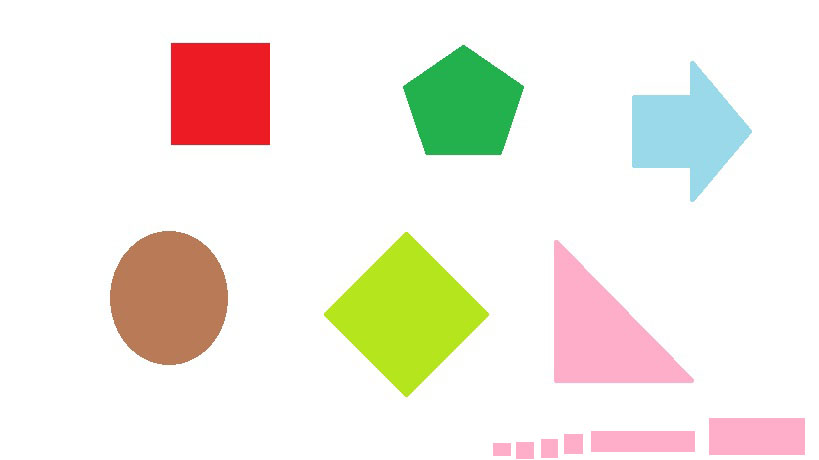
//> input picture 11_Ccolored_Object_detection/11.ColorBox1.jpg, 819 x 460 px
$ ./12colUndstd.CPP ../11_Ccolored_Object_detection/11.ColorBox1.jpg   (built with g++ and OpenCV 4)
//> lines starting //> are read from the running program, lines starting //| are printed output that depends on the picture; after the words box and inside, x2 and y2 are one past the last pixel; in counts of white or black regions, pixels touching at a corner belong together
#include "opencv2\opencv.hpp"
#include <iostream>
#include <list>

using namespace std;
using namespace cv;

/*
	176<= Red <=180
	63 <= Green <= 72
	93 <= skyBlue <= 99
	165 <= Pink <= 171
	36 <= lightGreen <= 39
	9 <= Brown <= 13
*/
void getBlackAndWhiteImageOfObject(Mat &rgbCol,Mat &black)  //retruns half sized b&w image of particular object
{
	//splitting the hsv planes and displaying conntent of each planes
	Mat hsv;
	cvtColor(rgbCol,hsv,CV_BGR2HSV);//7th video lecture

	Mat smallHSV;
	resize(hsv,smallHSV,Size((hsv.cols)/2,(hsv.rows)/2));
	hsv.release();

	vector<Mat> planes;//5th video lecture
	split(smallHSV,planes);	//planes will have h,s,v matrix

	black.create(smallHSV.rows,smallHSV.cols,CV_8U);// black holds image with only specific coloured object
	black.setTo((uchar)0);
	//this loop calulates a presence of particular hue object in the image
	for(int i=0;i<smallHSV.rows;i++)
	{
		uchar* x = planes[0].ptr<uchar>(i);
		for(int j=0;j<smallHSV.cols;j++)
		{
			int t=(int)x[j];
			if(t >= 165 && t<= 171){ //h>174 coorresponds to red colored object
				black.at<uchar>(i,j) = (uchar)255;
			}
		}
	}

}

void removeDisjointSetFromBlackAndWhiteImage(Mat &black)
{
	//we need to use 2 pass method for connected component test
	Mat blackCopy(black.rows,black.cols,CV_32FC1);  //this will contain the final connected component colored object
	blackCopy.setTo(0);

	//first pass
	float setNumber=1;  //keeps the set Number( for each set in one row setNumber increments,so each set in a row gets different number)
	for(int i=0;i<black.rows;i++)
	{
		uchar* x = black.ptr<uchar>(i);   // used for accessing
		float* y = blackCopy.ptr<float>(i);    // used for setting
		for(int j=0;j<black.cols;j++)
		{
			if((int)x[j] == 255 )      //x[j] is 255 for particular hue value that you have choosen
			{
				if((j==0) || (y[j-1] == setNumber))  //if (y[j-1] == setNumber) is 1, refers jth and (j-1) elements are neibhour else not neighbour
				{
					y[j] = setNumber;
				}
				else
				{
					setNumber++;
					y[j] = setNumber;
				}
			}
		}
	}


	//second pass
	Mat a(1,100,CV_32FC1);    //a holds the number of pixels of same number
						//as we are interested in max number of pixel number, we can avoid identifying less numbered pixel number
	a.setTo(0);
	float* aRow = a.ptr<float>(0);
	for(int row=1; row<blackCopy.rows; row++)
	{
		float* x = blackCopy.ptr<float>(row);//present row
		for(int col = 0; col<blackCopy.cols; col++)
		{
			if(x[col] != 0)//checking for nonzero content in rows
			{
					float* y = blackCopy.ptr<float>(row-1);//y point to previous row of x
					if(col != 0)//column should not be zeroth column
					{
						if(y[col] != 0)
						{
							float t = y[col];
							x[col] = t;
							aRow[(int)t]++;
						}
						else if(y[col - 1] != 0)
						{
							float t = y[col-1];
							x[col] = t;
							aRow[(int)t]++;
						}
						else if(x[col - 1] != 0)
						{
							float t = x[col-1];
							x[col] = t;
							aRow[(int)t]++;
						}
						else {}
					}
					else
					{
						if(y[col] != 0)
						{
							float t = y[col];
							x[col] = t;
							aRow[(int)t]++;
						}
					}
			}
		}
		cout<<endl;
	}
	int max=0;     //max variable holds max number of connected component
	int maxI=0;		//maxI variable holds max pixel number of connected component
	for(int i=0;i<a.cols;i++)  // printing pixel number and its number of occurence
	{
		if(aRow[i] != 0)
		{
			cout<<"i="<<i<<" a[i]="<<aRow[i]<<endl;
			if(aRow[i]>max)
			{
				max=aRow[i];
				maxI=i;
			}
		}
	}
	cout<<"maxI="<<maxI<<" max="<<max;

	//now change the black variable content
	//replace every other pixel to 0 except maxI.replace maxI to 255
	for(int row=0; row<black.rows; row++)
	{
		uchar* x = black.ptr<uchar>(row);
		float* y = blackCopy.ptr<float>(row);
		for(int col = 0; col<black.cols; col++)
		{
			if((int)y[col] == maxI)
			{
				x[col] = (uchar)255;
			}
			else
			{
				x[col] = 0;
			}
		}
	}

}


void getContourImageOfObject(Mat &rgbCol,Mat &contour)  // retrurns the counter of particular object.size is same as original rgb image
{
	Mat black;
	getBlackAndWhiteImageOfObject(rgbCol,black);
	/*namedWindow("me");
	imshow("me",black);*/


	//try to get the small size of particular object using erosion
	Mat blackEroded;
	Mat structElement = Mat::ones(5,5,CV_8UC1);
	erode(black,blackEroded,structElement,Point(-1,-1),1);
	dilate(blackEroded,blackEroded,structElement,Point(-1,-1),1);//now blackEroded matrix will not have stray white pixel
	blackEroded.copyTo(black);    //update black matrix with unwanted white pixel removed from old black matrix

	//a connected component analysis removes all disjoint sets except the color that is intedded
	removeDisjointSetFromBlackAndWhiteImage(black);
	black.copyTo(blackEroded);

	structElement = Mat::ones(3,3,CV_8UC1);
	erode(blackEroded,blackEroded,structElement,Point(-1,-1),2);
	structElement.release();
	/*namedWindow("me3");
	imshow("me3",blackEroded)*/;

	//try to get contour of the object
	Mat finalBlack;
	subtract(black,blackEroded,finalBlack);  //get boundary by sudbtraction with eroded image
	black.release();
	blackEroded.release();
	//namedWindow("me3");
	//imshow("me3",finalBlack);


	//resize the contour to fit the original object
	resize(finalBlack,contour,Size(),2,2,CV_INTER_CUBIC);
	/*namedWindow("me4");
	imshow("me4",contour);*/

}


void addContourToOriginalImage(Mat& rgbCol,Mat& contour,Mat& final)
{
	//to access r,g,b content to make black backgound around object
	vector<Mat> rgbPlanes;//this will constitute b,g,r planes
	split(rgbCol,rgbPlanes);

	//create contour to be black in original RGB image
	for(int i=0;i<rgbCol.rows;i++)
	{
		uchar* y = contour.ptr<uchar>(i);    //y will have access to i th row of contour matrix
		for(int j=0;j<rgbCol.cols;j++)
		{
			int t=(int)y[j];    //get (i,j)th element in t of contour matrix

			//int f=(int)x[j];       //f holds hue of individual pixel
			if(t>250 )      //to check presence of white marker in contour Matrix and color same we wished to find out
			{
				uchar* x = rgbPlanes[0].ptr<uchar>(i); // x now points b plane
				x[j] = 0;
				x = rgbPlanes[1].ptr<uchar>(i);     // x now points g plane
				x[j] = 0;
				x = rgbPlanes[2].ptr<uchar>(i);     // x now points r plane
				x[j] = 0;
			}
		}
	}
	merge(rgbPlanes,final);//merging r,g,b planes
}

int main(int argc,char** argv)
{
	if(argc < 2)
	{
		cout<<"fewer argument";
		return -1;
	}
	Mat rgbCol = imread(argv[1],1);
//> rgbCol is the input picture: 460 rows x 819 cols, CV_8UC3; mean B, G, R 227.7, 236.8, 241.3
	if(!rgbCol.data)
	{
		cout<<"image read is error";
		return -1;
	}

	namedWindow("Initial");
	imshow("Initial",rgbCol);

	Mat contour;
	getContourImageOfObject(rgbCol,contour);
//> in getBlackAndWhiteImageOfObject, `cvtColor(rgbCol,hsv,CV_BGR2HSV);`: hsv: 460 rows x 819 cols, CV_8UC3; mean H, S, V 22.9, 29.6, 248.6
//> in getBlackAndWhiteImageOfObject, `resize(hsv,smallHSV,Size((hsv.cols)/2,(hsv.rows)/2));`: smallHSV: 230 rows x 409 cols, CV_8UC3; mean H, S, V 23, 29.7, 248.6
//> after the loop in getBlackAndWhiteImageOfObject, `for(int i=0;i<smallHSV.rows;i++)`:
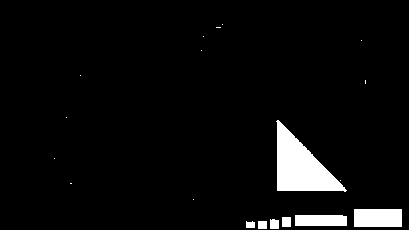
//> black: 230 rows x 409 cols, CV_8UC1; 4.6% white; 19 white regions (12 under 20 px), largest, box (x1, y1, x2, y2) and area: (276, 120, 347, 192) 2585, (354, 209, 402, 227) 864, (295, 215, 347, 226) 568
//> in getContourImageOfObject, `erode(black,blackEroded,structElement,Point(-1,-1),1);`: blackEroded: 230 rows x 409 cols, CV_8UC1; 3.3% white; 7 white regions (1 under 20 px), largest, box (x1, y1, x2, y2) and area: (279, 125, 341, 189) 2042, (356, 211, 400, 225) 616, (297, 217, 345, 224) 332, (284, 219, 289, 225) 30, (272, 222, 277, 227) 25, (260, 223, 265, 227) 20
//> in getContourImageOfObject, `dilate(blackEroded,blackEroded,structElement,Point(-1,-1),1);`:
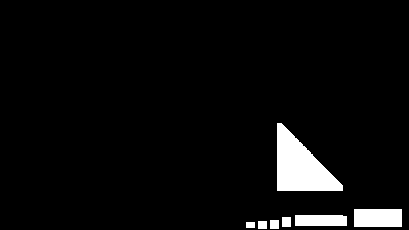
//> blackEroded: 230 rows x 409 cols, CV_8UC1; 4.6% white; 7 white regions, largest, box (x1, y1, x2, y2) and area: (277, 123, 343, 191) 2562, (354, 209, 402, 227) 864, (295, 215, 347, 226) 568
//> after the loop in removeDisjointSetFromBlackAndWhiteImage, `for(int i=0;i<black.rows;i++)`: setNumber = 131
//> after the loop in removeDisjointSetFromBlackAndWhiteImage, `for(int row=1; row<blackCopy.rows; row++)`:
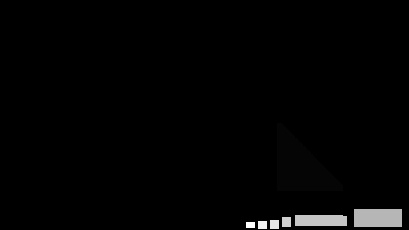
//> blackCopy: 230 rows x 409 cols, CV_32FC1; min 0, max 98, mean 1.4; drawn with min black and max white
//> after the loop in removeDisjointSetFromBlackAndWhiteImage, `for(int row=1; row<blackCopy.rows; row++)`: a = 100 values, max 2561 at index 2, min 0 at index 0, mean 42.84
//> the loop in removeDisjointSetFromBlackAndWhiteImage, `for(int i=0;i<a.cols;i++)` made 100 passes
//> max on pass 3: 2561
//| i=2 a[i]=2561
//| i=70 a[i]=863
//| i=76 a[i]=567
//| i=80 a[i]=89
//| i=89 a[i]=80
//| i=93 a[i]=71
//| i=98 a[i]=53
//> (output is shown up to pass 99 of 100)
//> after the loop in removeDisjointSetFromBlackAndWhiteImage, `for(int i=0;i<a.cols;i++)`: max = 2561; maxI = 2
//| maxI=2 max=2561
//> after the loop in removeDisjointSetFromBlackAndWhiteImage, `for(int row=0; row<black.rows; row++)`:
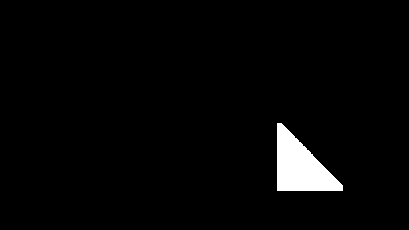
//> black: 230 rows x 409 cols, CV_8UC1; 2.7% white; 1 white region, box (x1, y1, x2, y2) and area: (277, 123, 343, 191) 2562
//> in getContourImageOfObject, `erode(blackEroded,blackEroded,structElement,Point(-1,-1),2);`: blackEroded: 230 rows x 409 cols, CV_8UC1; 2.2% white; 1 white region, box (x1, y1, x2, y2) and area: (279, 125, 341, 189) 2042
//> in getContourImageOfObject, `subtract(black,blackEroded,finalBlack);`: finalBlack: 230 rows x 409 cols, CV_8UC1; 0.55% white in thin lines or dots, all inside (x1, y1, x2, y2) = (277, 123, 343, 191)
	/*namedWindow("me4");
	imshow("me4",contour);*/

	Mat final;
	addContourToOriginalImage(rgbCol,contour,final);
//> after the loop in addContourToOriginalImage, `for(int i=0;i<rgbCol.rows;i++)`:
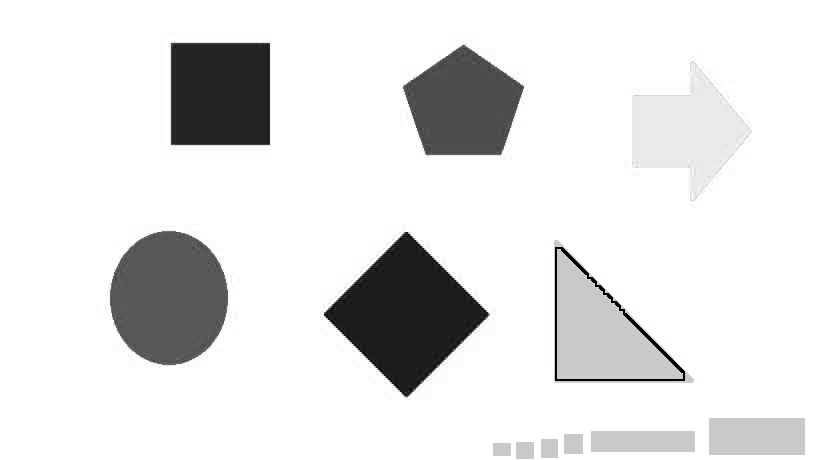
//> rgbPlanes[0]: 460 rows x 819 cols, CV_8UC1; min 0, max 255, mean 227.1
//> after the loop in addContourToOriginalImage, `for(int i=0;i<rgbCol.rows;i++)`:
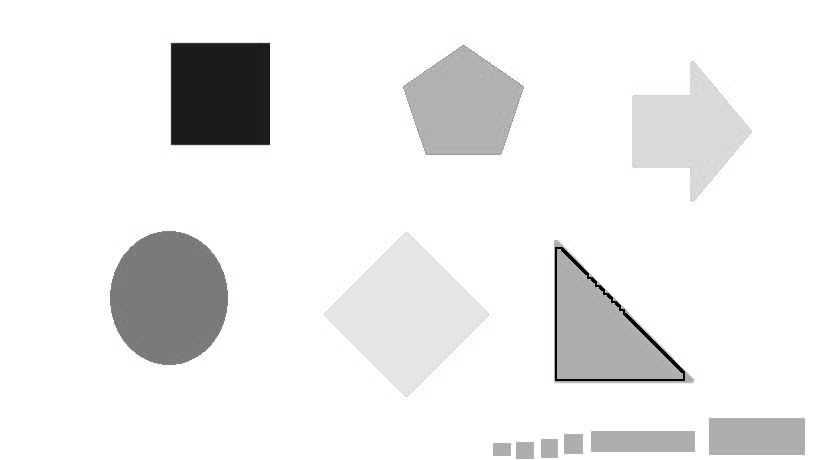
//> rgbPlanes[1]: 460 rows x 819 cols, CV_8UC1; min 0, max 255, mean 236.3
//> after the loop in addContourToOriginalImage, `for(int i=0;i<rgbCol.rows;i++)`:
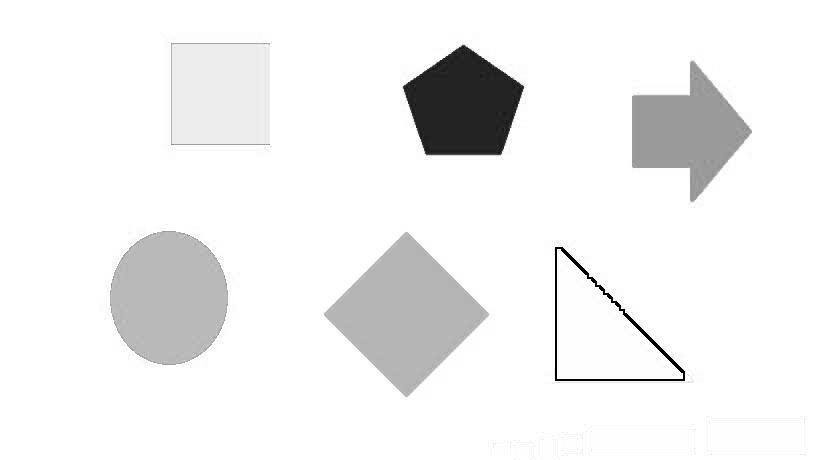
//> rgbPlanes[2]: 460 rows x 819 cols, CV_8UC1; min 0, max 255, mean 240.6

	namedWindow("me5");
	imshow("me5",final);

	waitKey(0);
	return 0;
}
